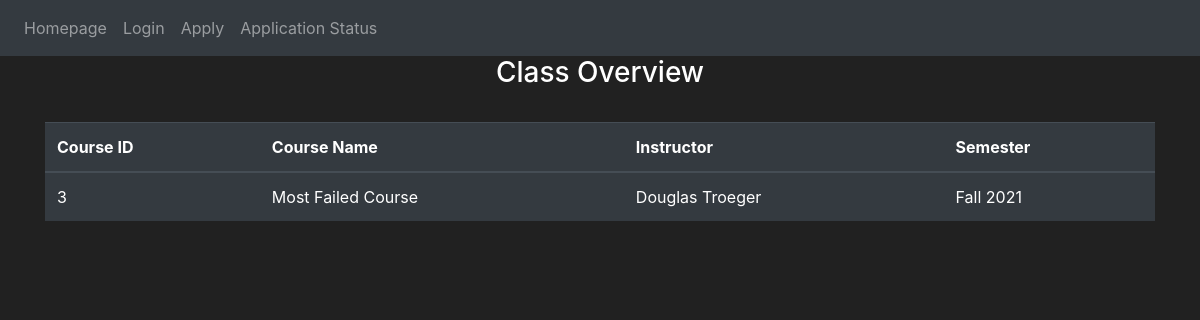
/class-overview, run on the app's committed database.
### website/models.py (models this page shows)
class UserCourse(db.Model):
    __tablename__ = 'usercourses'
    id = db.Column(db.Integer, primary_key=True)
    name = db.Column(db.String(400))
    course_id = db.Column(db.String(400))
    instructor = db.Column(db.String(400))
    grade = db.Column(db.String(10))
    semester = db.Column(db.String(400))

### website/auth.py (the view)
@auth.route('/class-overview', methods=['GET', 'POST'])
def class_overview():
    if request.method == 'POST':
        pass
    else:
        userCourses = UserCourse.query.order_by(UserCourse.course_id).all()
        headings = ("Course ID", "Course Name", "Instructor", "Semester")
        return render_template("class-overview.html", user=current_user, table_headings=headings, data=userCourses)

### website/templates/class-overview.html
{% extends "base.html" %} {% block title %}Class Overview{% endblock %} {% block content
    %}
    <h3 align="center">Class Overview</h3>
    <br>
    <form method="POST">
    <table class="table table-hover table-dark">
        <thead>
            <tr>
                {% for header in table_headings %}
                <th> {{ header }}</th>
                {% endfor %}
            </tr>
        </thead>
            <tbody>
            <tr>
                {% for courses in data %}
                <td>{{courses.course_id }}</td>
                <td>{{courses.name }}</td>
                <td>{{courses.instructor }}</td>
                <td>{{courses.semester}}</td>
            </tr>
        {% endfor %}
        </tbody>
        </table>
    <br>
</form>
    {% endblock %}

### website/templates/base.html (style rules this page uses)
body { background-color: #212121; color: white }

### data on the page
UserCourse: course_id "3", name "Most Failed Course", instructor "Douglas Troeger", semester "Fall 2021"

### other printed values
{{ header }} "Course ID" "Course Name" "Instructor" "Semester"
